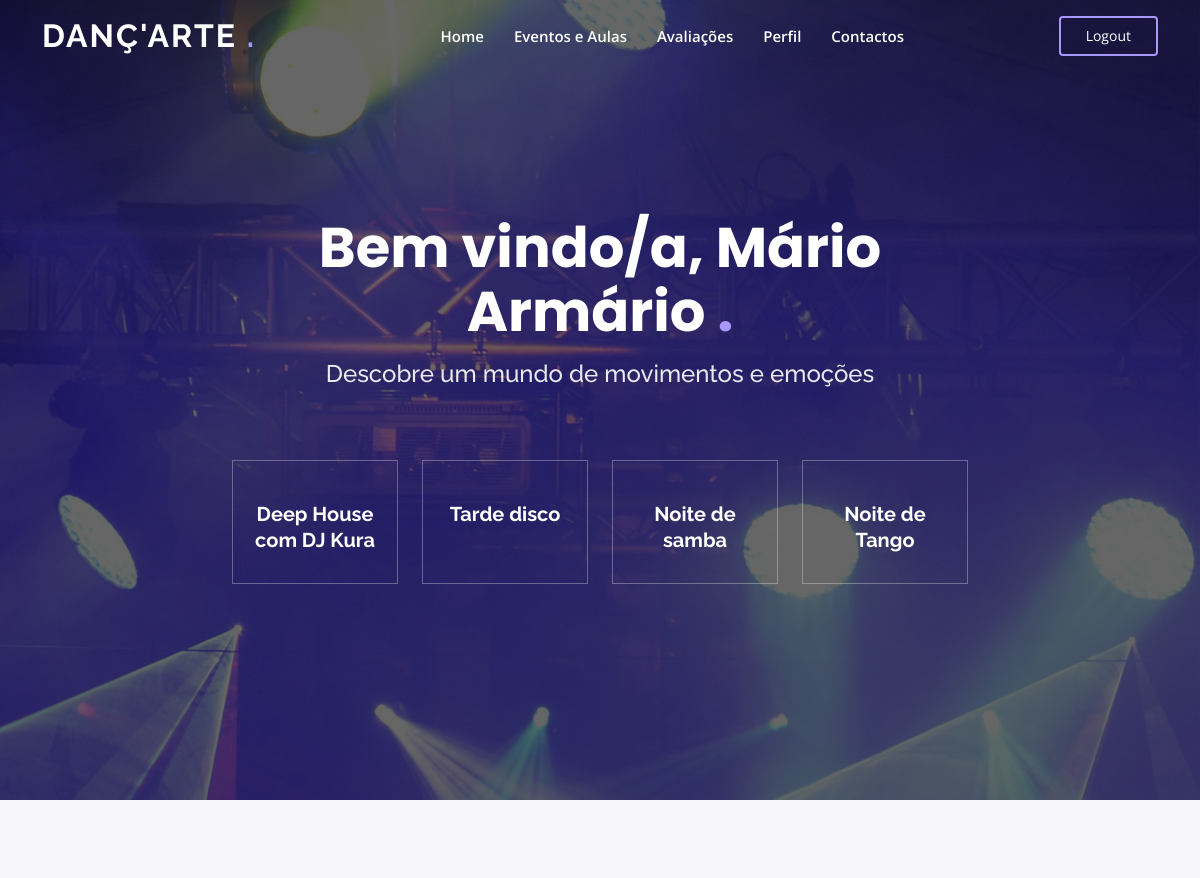
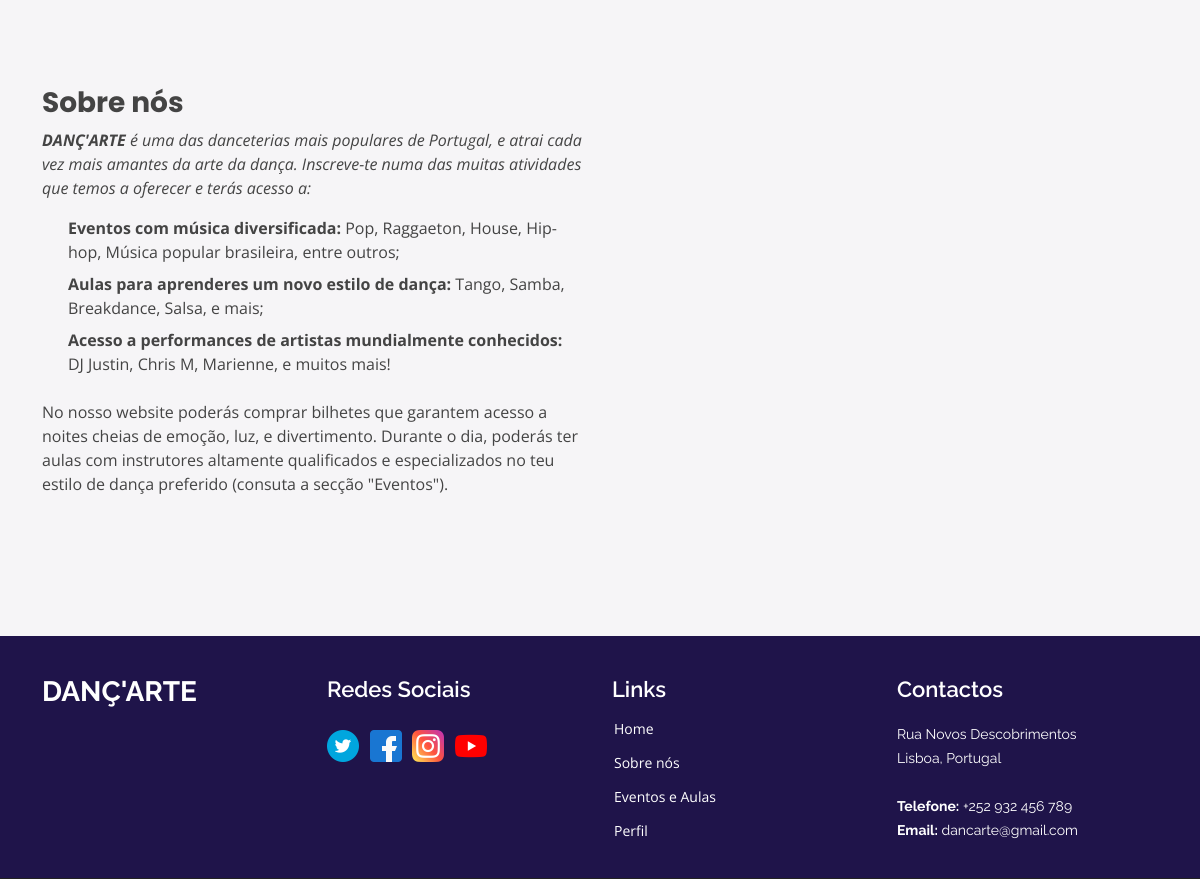
The app's page /danceteria/ (signed in) with its own data (2 pictures, top to bottom).
### webdanceteria/models.py (models this page shows, shortened)
class Utilizador(models.Model):
    user = models.OneToOneField(User, on_delete=models.CASCADE, default=None)
    nome = models.CharField(max_length=50)
    email = models.EmailField()
    genero = models.CharField(max_length=1, choices=genero_choices)
    imagem_perfil = models.FileField(upload_to='utilizadorImg', null=True)
    descricao = models.CharField(max_length=500, null=True, blank=True, default="")
    data_nascimento = models.DateField()
    n_aulas = models.IntegerField(default=0)
    n_eventos = models.IntegerField(default=0)
    class Meta:
        abstract = True

class Membro(Utilizador):
    preferencias_musicais = models.CharField(max_length=100, null=True)
    nivel_membro = models.ForeignKey(NivelMembro, on_delete=models.PROTECT)
    pontos = models.IntegerField(default=0)

class Evento(models.Model):
    nome = models.CharField(max_length=100)
    data_hora = models.DateTimeField()
    preco_bilhete = models.DecimalField(max_digits=6, decimal_places=2, default=None)
    bilhetes_disponiveis = models.IntegerField()
    descricao = models.CharField(max_length=500, null=True, blank=True)
    artistas = models.CharField(max_length=500, null=True, blank=True)

### webdanceteria/views.py (the view)
# urls.py: path("", views.home, name="home"),
def home(request):
    eventos = Evento.objects.order_by('-id')[:5]
    return render(request, 'webdanceteria/home.html', {'eventos': eventos})

### webdanceteria/templatetags/registerfilters.py (called while the page is built)
@register.filter
def isMembro(user):
    return user.groups.filter(name='Membros').exists()

@register.filter
def getUtilizador(user):
    if isMembro(user):
        return Membro.objects.get(user_id=user)
    if isInstrutor(user):
        return Instrutor.objects.get(user_id=user)
    if user.is_superuser:
        return Diretor.objects.get(user_id=user)
    return None

@register.filter
def getNome(user):
    return getUtilizador(user).nome

### webdanceteria/templates/webdanceteria/home.html (shortened to what this page needs)
<!DOCTYPE html>
<html lang="en">
<head>
    {% load static %}
    <link rel="stylesheet" href="{% static 'webdanceteria/bootstrap/css/bootstrap.css' %}">
    <link rel="stylesheet" href="{% static 'webdanceteria/bootstrap/css/bootstrap.rtl.css' %}">
    <link rel="stylesheet" href="{% static 'webdanceteria/bootstrap/css/bootstrap-grid.css' %}">
    <link rel="stylesheet" href="{% static 'webdanceteria/bootstrap/css/bootstrap-grid.rtl.css' %}">
    <link rel="stylesheet" href="{% static 'webdanceteria/bootstrap/css/bootstrap-reboot.css' %}">
    <link rel="stylesheet" href="{% static 'webdanceteria/bootstrap/css/bootstrap-reboot.rtl.css' %}">
    <link rel="stylesheet" href="{% static 'webdanceteria/bootstrap/css/bootstrap-utilities.css' %}">
    <link rel="stylesheet" href="{% static 'webdanceteria/bootstrap/css/bootstrap-utilities.rtl.css' %}">
    <link href="{% static 'webdanceteria/css/styles.css' %}" rel="stylesheet">
</head>
<body>
<header id="header" class="fixed-top">
    <div class="container d-flex align-items-center justify-content-lg-between ">
        <h1 class="logo me-auto me-lg-0"><a href="{% url 'webdanceteria:home' %}"> Danç'Arte <span>.</span></a></h1>
        <nav id="navbar" class="navbar order-last order-lg-0">
            <ul>
                <li><a class="nav-link scrollto" href="{% url 'webdanceteria:home' %}">Home</a></li>
                {% block active %}
                    <li><a class="nav-link scrollto" href="{% url 'webdanceteria:events_view' %}">Eventos e Aulas</a>
                    </li>
                    {% if request.user.is_authenticated %}
                        <li><a class="nav-link scrollto "
                               href="{% url 'webdanceteria:avaliacoes_view' %}">Avaliações</a></li>
                    {% endif %}
                    {% if request.user.is_authenticated %}
                        <li><a class="nav-link scrollto" href="{% url 'webdanceteria:profile_view' %}">Perfil</a></li>
                    {% endif %}
                {% endblock %}
                <li><a class="nav-link scrollto" href="#footer">Contactos</a></li>
            </ul>
        </nav>
        {% if request.user.is_authenticated %}
            <a href="{% url 'webdanceteria:logout_view' %}" class="log-btn scrollto">Logout</a>
        {% else %}
            <a href="{% url 'webdanceteria:register_member_view' %}" class="log-btn scrollto"
               style="margin-right: -250px">Registar</a>
            <a href="{% url 'webdanceteria:login_view' %}" class="log-btn scrollto">Login</a>
        {% endif %}
    </div>
</header>
{% block content %}
    <section id="hero" class="d-flex align-items-center justify-content-center">
        <div class="container" data-aos="fade-up">
            <div class="row justify-content-center" data-aos="fade-up" data-aos-delay="150">
                <div class="col-lg-8">
                    {% if request.user.is_authenticated %}
                        <h1 class="mb-3"> Bem vindo/a, {{ request.user|getNome }} <span>.</span></h1>
                    {% else %}
                        <h1> Junta-te a nós <span>.</span></h1>
                    {% endif %}
                    <h2> Descobre um mundo de movimentos e emoções </h2>
                </div>
            </div>
            <div class="row gy-4 mt-5 justify-content-center" data-aos="zoom-in" data-aos-delay="250">
                {% for evento in eventos %}
                    <div class="col-xl-2">
                        <div class="icon-box">
                            <h3><a href="{% url 'webdanceteria:events_view' %}">{{ evento.nome }}</a></h3>
                        </div>
                    </div>
                {% endfor %}
            </div>
        </div>
    </section>
    <main id="main">
        <section id="about" class="about">
            <div class="container" data-aos="fade-up">
                <div class="row">
                    <div class="col-lg-6 order-1 order-lg-2" data-aos="fade-left" data-aos-delay="100">
                    </div>
                    <div class="col-lg-6 pt-4 order-2 order-lg-1 content" data-aos="fade-right"
                         data-aos-delay="100">
                        <h3> Sobre nós </h3>
                        <p class="fst-italic">
                            <strong>DANÇ'ARTE </strong> é uma das danceterias mais populares de Portugal, e atrai cada
                            vez
                            mais amantes da arte da dança. Inscreve-te numa das muitas atividades
                            que temos a oferecer e terás acesso a:
                        </p>
                        <ul>
                            <li><strong>Eventos com música diversificada:</strong>
                                Pop, Raggaeton,
                                House, Hip-hop,
                                Música popular brasileira, entre outros;
                            </li>
                            <li><strong>Aulas para aprenderes um novo estilo de dança:</strong>
                                Tango,
                                Samba, Breakdance,
                                Salsa, e mais;
                            </li>
                            <li><strong>Acesso a performances de artistas
                                mundialmente
                                conhecidos: </strong>
                                <br>
                                DJ Justin, Chris M, Marienne, e muitos mais!
                            </li>
                        </ul>
                        <p>
                            No nosso website poderás comprar bilhetes que garantem acesso a noites cheias de emoção,
                            luz,
                            e divertimento.
                            Durante o dia, poderás ter aulas com instrutores altamente qualificados e especializados no
                            teu estilo de
                            dança preferido (consuta a secção "Eventos").
                        </p>
                    </div>
                </div>
            </div>
        </section>
    </main>
{% endblock %}
<footer id="footer">
    <div class="footer-top">
        <div class="container">
            <div class="row justify-content-between">
                <div class="col-lg-3 col-md-6">
                    <div class="footer-info">
                        <h3> Danç'Arte</h3>
                    </div>
                </div>
                <div class="col-lg-6 col-md-6">
                    <div class="row">
                        <div class="col-lg-6 col-md-6 footer-links">
                            <h4 class="footer-title">Redes Sociais</h4>
                            <div class="social-links mt-3">
                                <a href="https://twitter.com/Dance_Magazine" class="twitter" target="_blank"><img
                                        src="{% static 'webdanceteria/img/twitter.png' %}" alt="Twitter"></a>
                                <a href="https://www.facebook.com/justdancegame" class="facebook" target="_blank"><img
                                        src="{% static 'webdanceteria/img/facebook.png' %}" alt="Facebook"></a>
                                <a href="https://www.instagram.com/nextdanceschool/" class="instagram"
                                   target="_blank"><img src="{% static 'webdanceteria/img/instagram.png' %}"
                                                        alt="Instagram"></a>
                                <a href="https://www.youtube.com/@JazzyDanceStudiosChannel" class="youtube"
                                   target="_blank"><img src="{% static 'webdanceteria/img/youtube.png' %}"
                                                        alt="Youtube"></a>
                            </div>
                        </div>
                        <div class="col-lg-6 col-md-6 footer-links">
                            <h4 class="footer-title">Links</h4>
                            <ul>
                                <li> <a
                                        href="{% url 'webdanceteria:home' %}">Home</a></li>
                                <li> <a href="/danceteria/#about">Sobre nós</a></li>
                                <li> <a href="{% url 'webdanceteria:events_view' %}">Eventos
                                    e Aulas</a></li>
                                <li> <a
                                        href="{% url 'webdanceteria:profile_view' %}">Perfil</a></li>
                            </ul>
                        </div>
                    </div>
                </div>
                <div class="col-lg-3 col-md-6 text-right">
                    <div class="footer-info">
                        <h4 class="footer-title">Contactos</h4>
                        <p>
                            Rua Novos Descobrimentos <br>
                            Lisboa, Portugal<br><br>
                            <strong>Telefone:</strong> +252 932 456 789<br>
                            <strong>Email:</strong> dancarte@gmail.com<br>
                        </p>
                    </div>
                </div>
            </div>
        </div>
    </div>
</footer>
</body>
</html>

### webdanceteria/static/webdanceteria/css/styles.css (style rules this page uses)
body { font-family: "Open Sans", sans-serif; color: #444444; }
a { color: #a996ff; text-decoration: none; }
h1, h2, h3, h4, h5, h6 { font-family: "Raleway", sans-serif; }
#main { background-color: #F6F5F7; }
#header { transition: all 0.5s; z-index: 997; padding: 15px 0; }
#header .logo { font-size: 32px; margin: 0; padding: 0; line-height: 1; font-weight: 700; letter-spacing: 2px; text-transform: uppercase; }
#header .logo a { color: #fff; }
#header .logo a span { color: #a996ff; }
.log-btn { color: #fff; border-radius: 4px; padding: 7px 25px 8px 25px; white-space: nowrap; transition: 0.3s; font-size: 14px; display: inline-block; border: 2px solid #a996ff; }
.navbar { padding: 0; }
.navbar ul { margin: 0; padding: 0; display: flex; list-style: none; align-items: center; }
.navbar li { position: relative; }
.navbar a, .navbar a:focus { display: flex; align-items: center; justify-content: space-between; padding: 10px 0 10px 30px; font-size: 15px; font-weight: 600; color: #fff; white-space: nowrap; transition: 0.3s; }
#hero { width: 100%; height: 100vh; background: url("../img/club.jpg") top center; background-size: cover; position: relative; }
#hero:before { content: ""; background: rgba(0, 0, 0, 0.6); position: absolute; bottom: 0; top: 0; left: 0; right: 0; }
#hero .container { position: relative; text-align: center; }
#hero h1 { margin: 0; font-size: 56px; font-weight: 700; line-height: 64px; color: #fff; font-family: "Poppins", sans-serif; }
#hero h1 span { color: #a996ff; }
#hero h2 { color: rgba(255, 255, 255, 0.9); margin: 10px 0 0 0; font-size: 24px; }
#hero .icon-box { padding: 30px 20px; transition: ease-in-out 0.3s; border: 1px solid rgba(255, 255, 255, 0.3); height: 100%; text-align: center; }
#hero .icon-box h3 { font-weight: 700; margin: 10px 0 0 0; padding: 0; line-height: 1; font-size: 20px; line-height: 26px; }
#hero .icon-box h3 a { color: #fff; transition: ease-in-out 0.3s; }
@media (min-width: 1024px) { #hero { background-attachment: fixed; } }
section { padding: 140px 0; overflow: hidden; }
#footer { background: #1f144a; color: #fff; font-size: 14px; }
#footer .footer-top { background: #1f144a; border-bottom: 1px solid #222222; padding: 40px 0 0px 0; }
#footer .footer-top .footer-info { margin-bottom: 30px; }
#footer .footer-links .footer-title { font-size: 22px; }
#footer .footer-info .footer-title { font-size: 22px; }
#footer .footer-top .footer-info h3 { font-size: 28px; margin: 0 0 20px 0; padding: 2px 0 2px 0; line-height: 1; font-weight: 700; text-transform: uppercase; }
#footer .footer-top .footer-info p { font-size: 14px; line-height: 24px; margin-bottom: 0; font-family: "Raleway", sans-serif; color: #fff; }
#footer .footer-top .social-links a img { width: 32px; height: 32px; margin-right: 7px; }
#footer .footer-top h4 { font-size: 16px; font-weight: 600; color: #fff; position: relative; padding-bottom: 12px; }
#footer .footer-top .footer-links { margin-bottom: 30px; }
#footer .footer-top .footer-links ul { list-style: none; padding: 0; margin: 0; }
#footer .footer-top .footer-links ul li { padding: 10px 0; display: flex; align-items: center; }
#footer .footer-top .footer-links ul li:first-child { padding-top: 0; }
#footer .footer-top .footer-links ul a { color: #fff; transition: 0.3s; display: inline-block; line-height: 1; }
.about .content h3 { font-weight: 700; font-size: 28px; font-family: "Poppins", sans-serif; }
.about .content ul { list-style: none; padding: 0; }
.about .content ul li { padding: 0 0 8px 26px; position: relative; }
.about .content p:last-child { margin-bottom: 0; }

### records on screen
Evento: nome "Deep House com DJ Kura"
Evento: nome "Tarde disco"
Evento: nome "Noite de samba"
Evento: nome "Noite de Tango"

### other values on screen
{{ request.user|getNome }} "Mário Armário"
